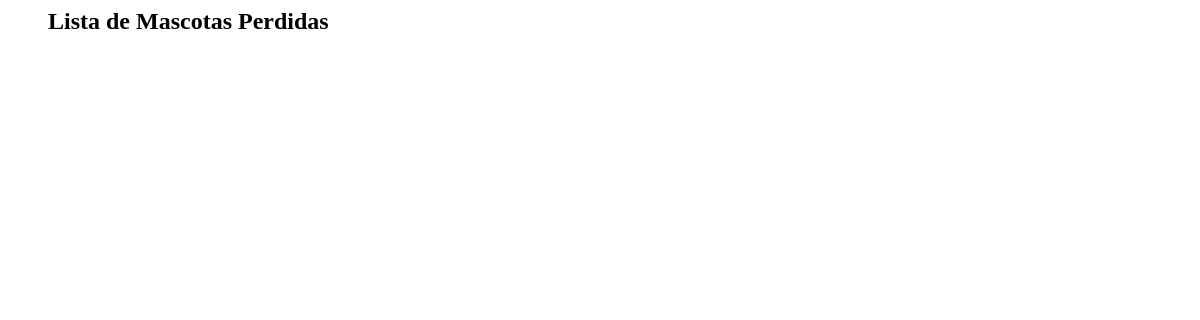
The app's page /mascota_perdida/listar_encontradas/, older data.
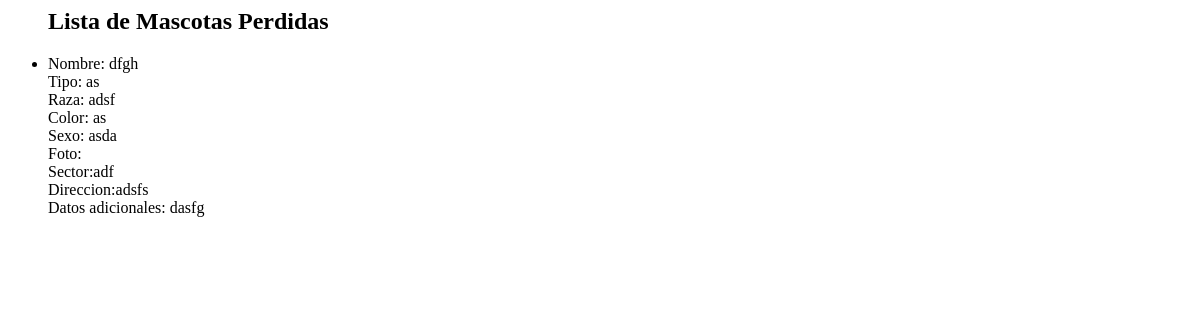
The same page, newer data.
### mascota_perdida/models.py (models this page shows, shortened)
class mascota_perdida(models.Model):
	nombre = models.CharField('Nombre', max_length=50)
	tipo = models.CharField('Tipo', max_length=50)
	raza = models.CharField('Raza', max_length=50)
	color = models.CharField('Color', max_length=50)
	sexo = models.CharField('Sexo', max_length=50)
	sector = models.CharField('Sector', max_length=50)
	direccion = models.CharField('Direccion', max_length=50)
	datos_adicionales = models.TextField('Datos adicionales', max_length=500)
	foto = models.FileField('Foto', blank = True)
	perdido = models.BooleanField('Esta perdido?')

### mascota_perdida/views.py (the view)
class mascota_encontrada_view(ListView):
	model = mascota_perdida
	fields = '__all__'
	template_name = 'mascota_perdida/lista_mascota_encontrada.html'

### buscamascota/templates/mascota_perdida/lista_mascota_encontrada.html (shortened to what this page needs)
<head>
</head>
<section>
	<ul>
	<h1> Lista de Mascotas Perdidas</h1>
		{% for e in object_list %}
			{% if e.perdido == False %}
			<li> Nombre: {{e.nombre}}<br>
				 Tipo: {{e.tipo}}<br>
				 Raza: {{e.raza}}<br>
				 Color: {{e.color}}<br>
				 Sexo: {{e.sexo}}<br>
				 Foto: {{e.foto}}<br>
				 Sector:{{e.sector}}<br>
				 Direccion:{{e.direccion}}<br>
				 Datos adicionales: {{e.datos_adicionales}}<br><br></li>
			{% endif %}
		{% endfor %}
	</ul>
</section>

Row changes from the older to the newer data that the page shows:
added mascota_perdida: nombre "dfgh", tipo "as", raza "adsf", color "as", sexo "asda", sector "adf", direccion "adsfs", datos_adicionales "dasfg"
